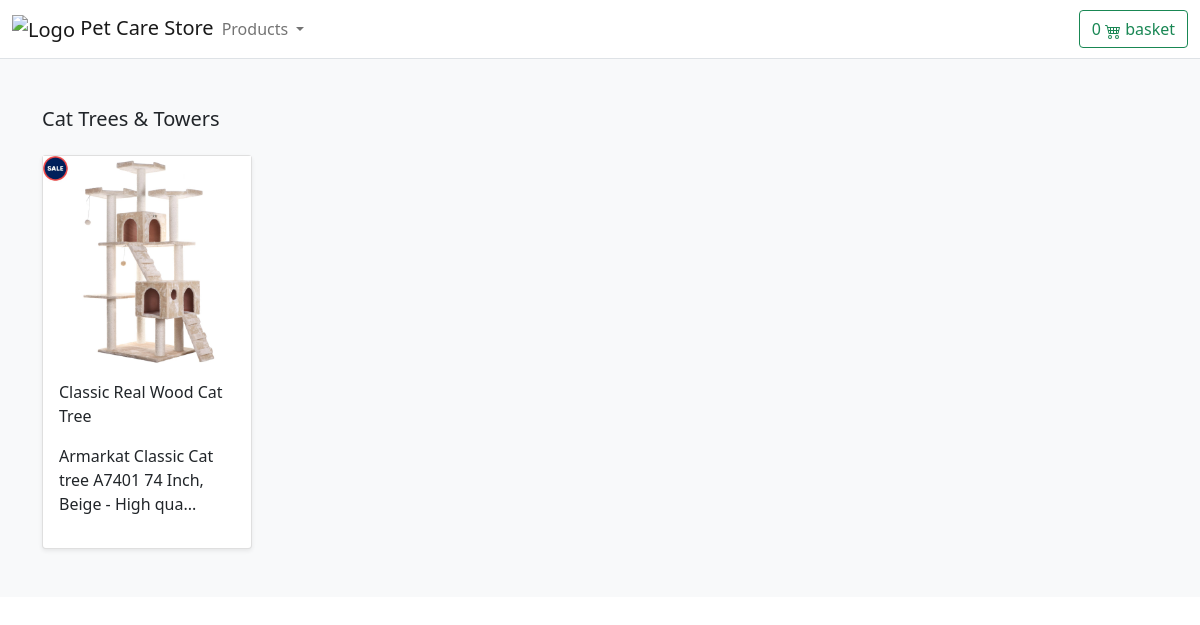
/shop/cat-trees-towers/, run on the app's committed database.
### store/models.py (models this page shows, shortened)
class Category(models.Model):
    name = models.CharField(max_length=255, db_index=True)
    slug = models.SlugField(max_length=255, unique=True)
    class Meta:
        verbose_name_plural = 'categories'
    def get_absolute_url(self):
        return reverse('store:category_list', args=[self.slug])

class Product(models.Model):
    category = models.ForeignKey(Category, related_name='product', on_delete=models.CASCADE)
    created_by = models.ForeignKey(User, on_delete=models.CASCADE, related_name='product_creator')
    title = models.CharField(max_length=255)
    author = models.CharField(max_length=255, default='admin')
    description = models.TextField(blank=True)
    image = models.ImageField(upload_to='images/', default='images/default.png')
    slug = models.SlugField(max_length=255)
    price = models.DecimalField(max_digits=4, decimal_places=2)
    in_stock = models.BooleanField(default=True)
    is_active = models.BooleanField(default=True)
    created = models.DateTimeField(auto_now_add=True)
    updated = models.DateTimeField(auto_now=True)
    objects = models.Manager()
    products = ProductManager()
    class Meta:
        verbose_name_plural = 'Products'
        ordering = ('-created',)
    def get_absolute_url(self):
        return reverse('store:product_detail', args=[self.slug])

### store/views.py (the view)
# urls.py: path('shop/<slug:category_slug>/', views.category_list, name='category_list'),
def category_list(request, category_slug=None):
    category = get_object_or_404(Category, slug=category_slug)
    products = Product.objects.filter(category=category)
    return render(request, 'store/products/category.html', {'category': category, 'products': products})

### basket/basket.py (called while the page is built)
    def __len__(self):
        return sum(item['qty'] for item in self.basket.values())

### basket/context_processors.py (called while the page is built)
def basket(request):
    return {'basket': Basket(request)}

### store/context_processors.py (called while the page is built)
def categories(request):
    return {
        'categories': Category.objects.all()
    }

### templates/store/products/category.html (shortened to what this page needs)
{% extends "../base.html" %}
{% load static %}
{% block content %}
<main>
  <div class="album py-5 bg-light">
    <div class="container">
      <div class="pb-3 h5">{{category.name|title}}</div>
      <div class="row row-cols-1 row-cols-sm-2 row-cols-md-5 g-3">
        {% for product in products %}
        <div class="col">
          <div class="card shadow-sm">
          <img class="img-fluid" alt="Responsive image" src="{{ product.image.url }}">
            <div class="card-body">
              <p class="card-text">
                <a class="text-dark text-decoration-none" href="{{ product.get_absolute_url }}">{{ product.title }}</a>
              </p>
              <div class="d-flex justify-content-between align-items-center">
                <p>{{ product.description|slice:":60" }}...</p>
              </div>
            </div>
          </div>
        </div>
        {% endfor %}
      </div>
    </div>
  </div>
</main>
{% endblock %}

### data on the page
Category: name "Cat Trees & Towers"
Product: image (picture), title "Classic Real Wood Cat Tree", description "Armarkat Classic Cat tree A7401 74 Inch, Beige - High qua"
